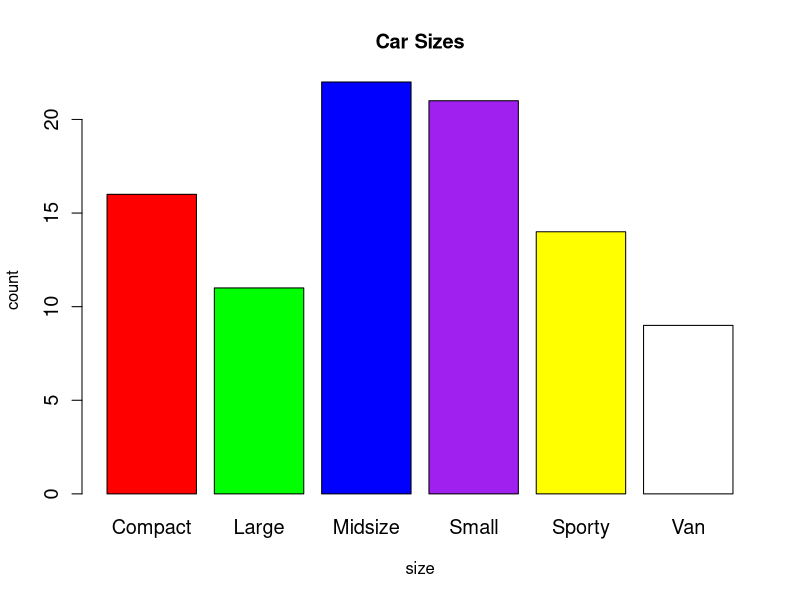
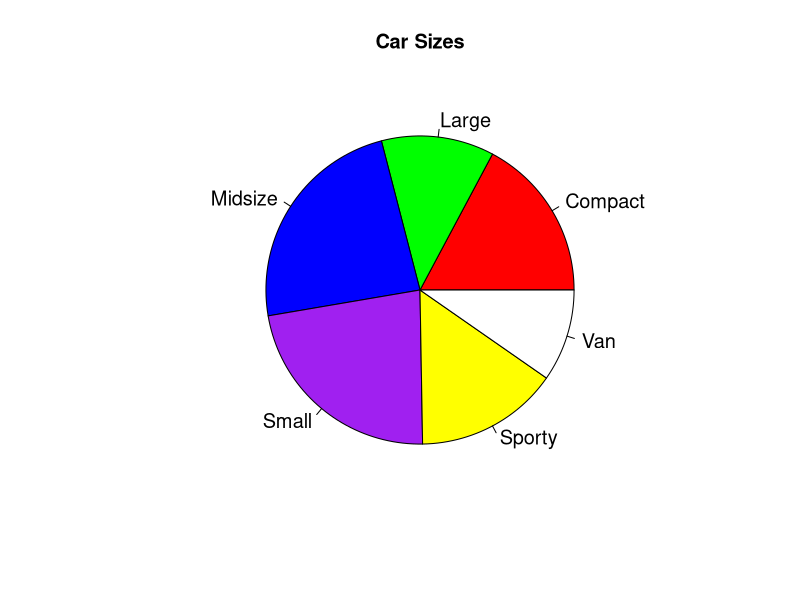
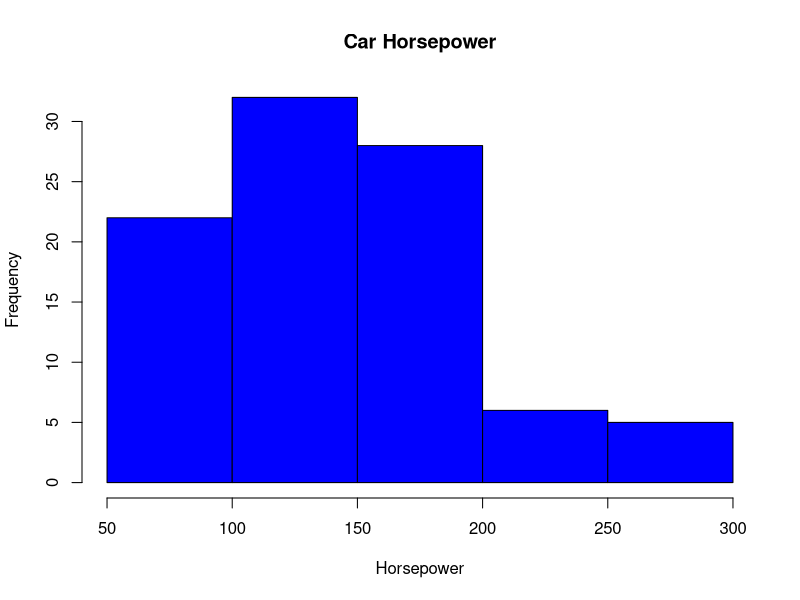
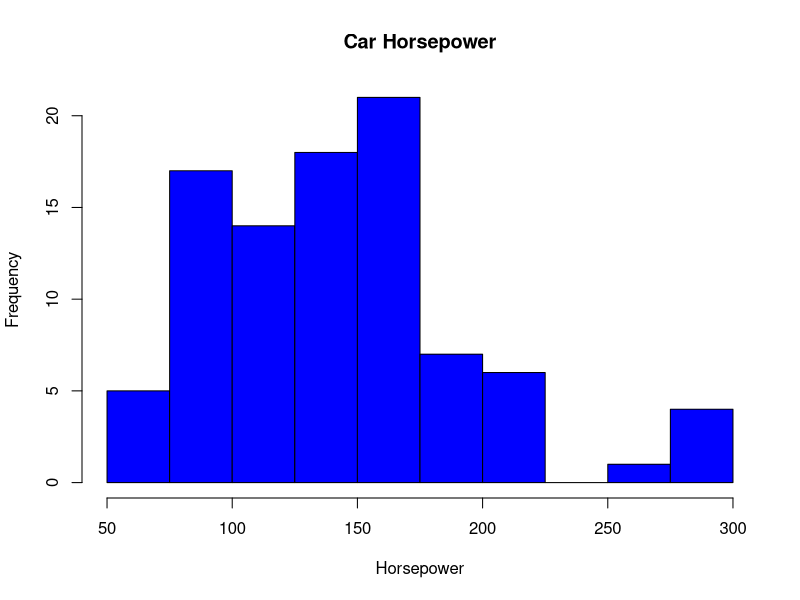
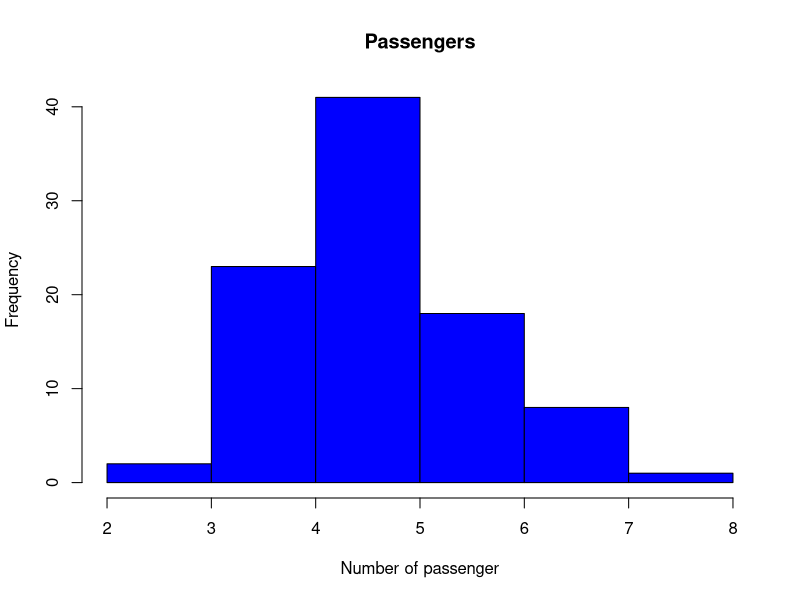
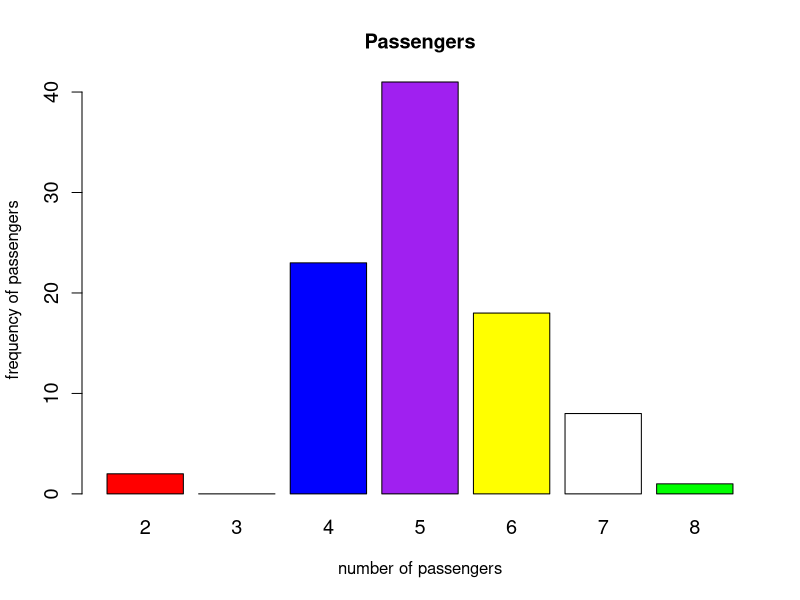
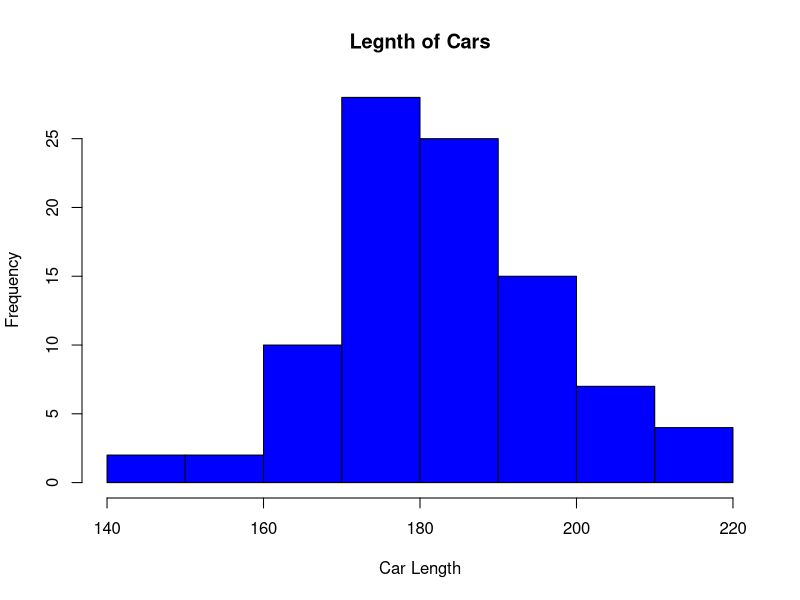

Recreate these plots in R, in order.
## ---- chunk 1
# Your code goes here
## ---- chunk 2
library(MASS)
data(Cars93)
## ---- chunk 3
head(Cars93)
## ---- chunk 4
table(Cars93$Type)
round(table(Cars93$Type) / 93,3)
## ---- chunk 5
barplot(table(Cars93$Type),col = c("red","green","blue","purple","yellow","white"), ylab = "count", xlab = "size",main = "Car Sizes",cex.axis = 1.2, cex.names = 1.2)
## ---- chunk 6
pie(table(Cars93$Type), col = c("red","green","blue","purple","yellow","white"), cex = 1.2 ,main = "Car Sizes" )
## ---- chunk 7
hist(Cars93$Horsepower,col = "blue", main = "Car Horsepower", xlab = "Horsepower", ylab = "Frequency", cex = 1.2)
## ---- chunk 8
hist(Cars93$Horsepower,col = "blue", breaks = seq(50,300, 25), main = "Car Horsepower", xlab = "Horsepower", ylab = "Frequency", cex = 1.2)
## ---- chunk 9
#The number of bars in the histogram should be approximately equal to the square root of the number of observations, so the square root of 93 is about 9.6. There should be about 9.6 bars in the histogram. 
## ---- chunk 10
Cars93$Passengers
#The type of variable 'passengers' is numerical discrete because there are no decimals. The problem with this graph is that a histogram is not useful in this case because the variable 'passengers' is numerical discrete. In this case it doesn't make sense to use a histogram. 
hist(Cars93$Passengers,col = "blue", main = "Passengers", xlab = "Number of passenger", ylab = "Frequency", cex = 1.2)
## ---- chunk 11
factoredPassengers<-factor(Cars93$Passengers,levels = c(2,3,4,5,6,7,8))
barplot(table(factoredPassengers), col = c("red","green","blue","purple","yellow","white","green"), ylab = "frequency of passengers", xlab = "number of passengers",main = "Passengers",cex.axis = 1.2, cex.names = 1.2)
## ---- chunk 12
hist(Cars93$Length,col = "blue", main = "Legnth of Cars", xlab = "Car Length", ylab = "Frequency", cex = 1.2)
## ---- chunk 13
mean(Cars93$Length)
median(Cars93$Length)
#If it is a bell shaped distribution then mean and median should have similar values. In this case they are close to each other so these answers meet my expectations of what they should be. 
